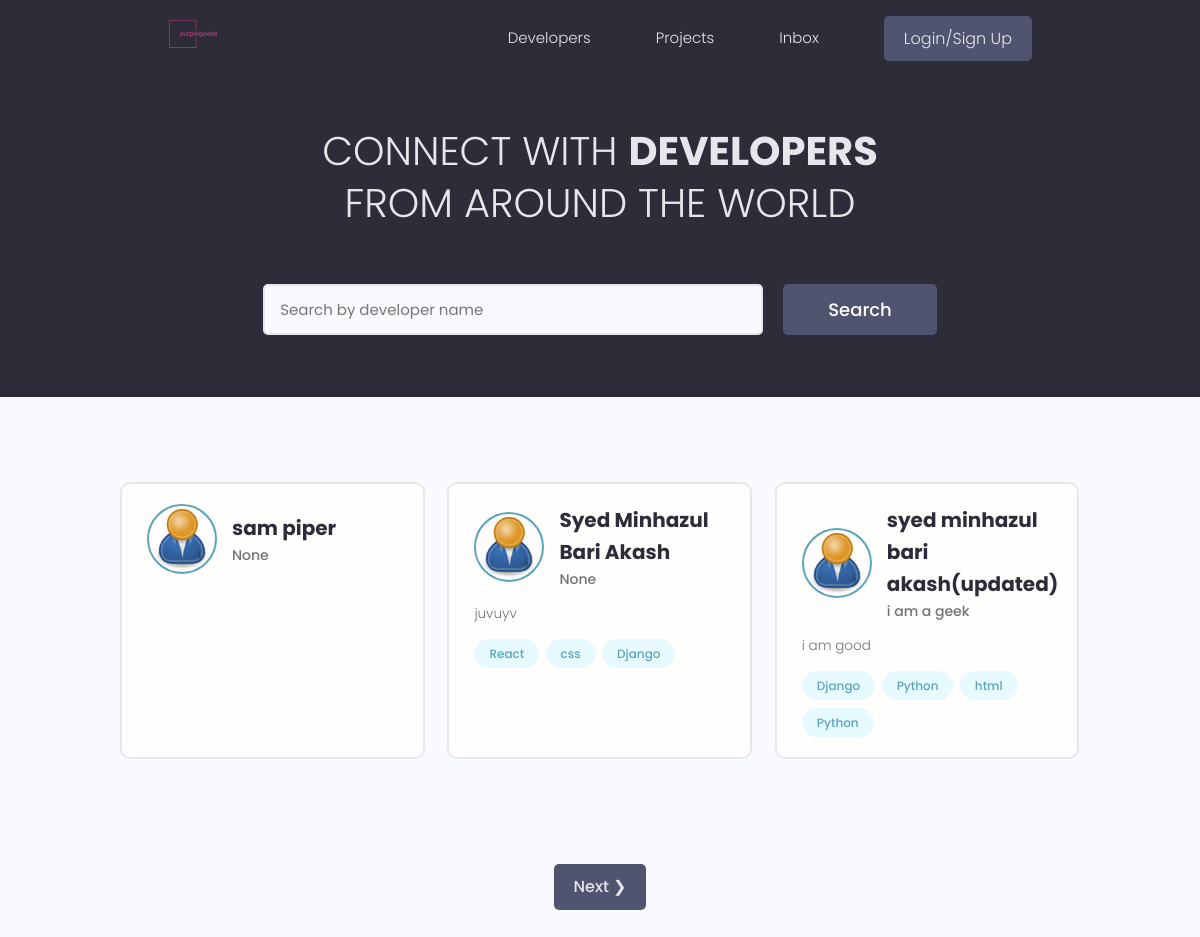
The app's page /, older data.
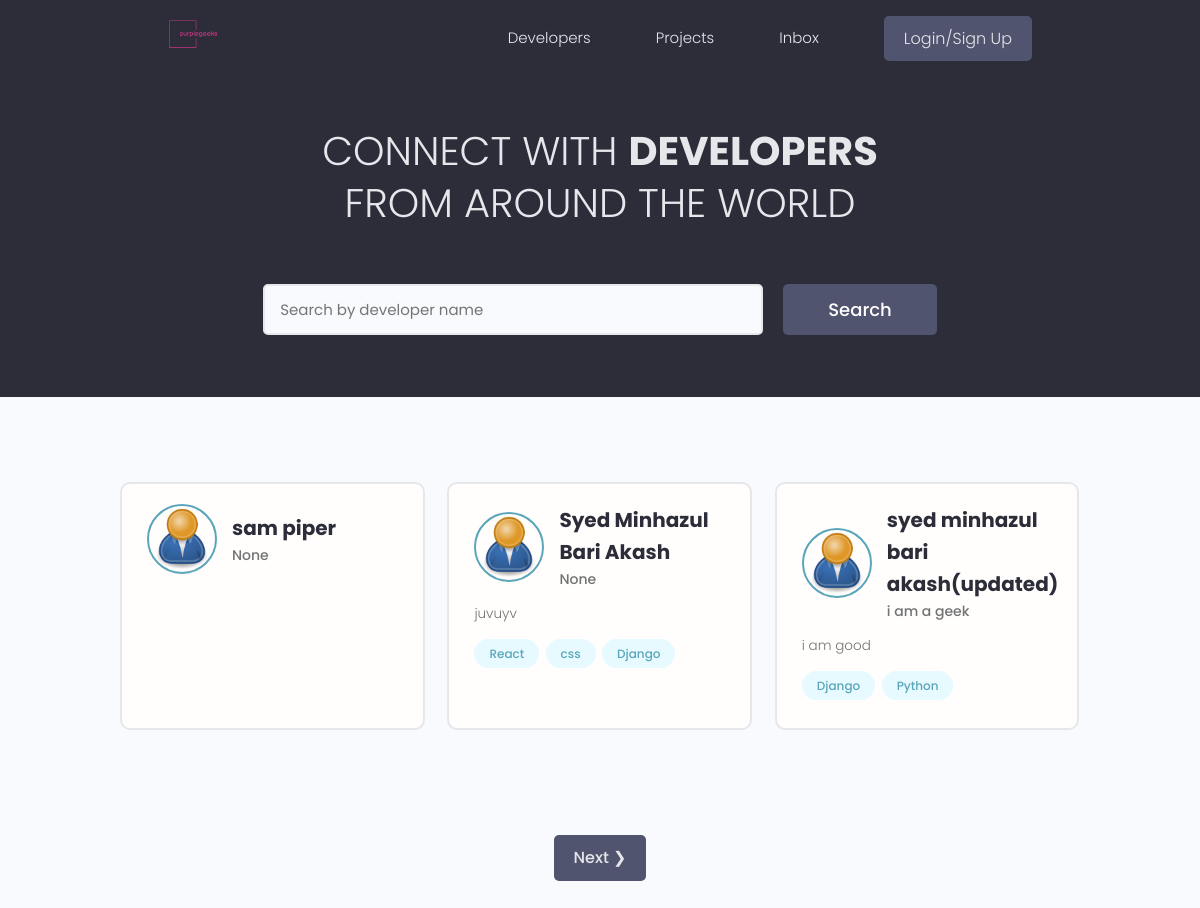
The same page, newer data.
### users/models.py (models this page shows, shortened)
class Profile(models.Model):
    user = models.OneToOneField(User, on_delete=models.CASCADE, null=True, blank=True)
    name = models.CharField(max_length=200, blank=True, null=True)
    email = models.EmailField(max_length=500, blank=True, null=True)
    username = models.CharField(max_length=200, blank=True, null=True)
    location = models.CharField(max_length=200, blank=True, null=True)
    short_intro = models.CharField(max_length=200, blank=True, null=True)
    bio = models.TextField(blank=True, null=True)
    profile_image = models.ImageField(null=True, blank=True, upload_to='profiles/', default="profiles/user-default.png")
    social_github = models.CharField(max_length=200, blank=True, null=True)
    social_twitter = models.CharField(max_length=200, blank=True, null=True)
    social_linkedin = models.CharField(max_length=200, blank=True, null=True)
    social_youtube = models.CharField(max_length=200, blank=True, null=True)
    social_website = models.CharField(max_length=200, blank=True, null=True)
    created = models.DateTimeField(auto_now_add=True)
    id = models.UUIDField(default=uuid.uuid4, unique=True, primary_key=True, editable=False)

class Skill(models.Model):
    owner = models.ForeignKey(Profile, on_delete=models.CASCADE, null = True, blank=True)
    name = models.CharField(max_length=200, blank=True, null = True)
    description = models.TextField(null=True, blank=True)
    created = models.DateTimeField(auto_now_add=True)
    id = models.UUIDField(default=uuid.uuid4, unique=True, primary_key=True, editable=False)
    def __str__(self):
        return str(self.name)

### users/views.py (the view)
# urls.py: path('',views.profiles, name = "profiles"),
def profiles(request):
    profiles, search_query = searchProfiles(request)
    custom_range, profiles = paginateProfiles(request, profiles, 3)
    context = {'profiles': profiles, 'search_query': search_query}
    return render(request, 'users/profiles.html', context)

### users/utils.py (called while the page is built)
def paginateProfiles(request, profiles, results):
    page = request.GET.get('page')
    paginator = Paginator(profiles, results)
    try:
        profiles = paginator.page(page)
    except PageNotAnInteger:
        page = 1
        profiles = paginator.page(page)
    except EmptyPage:
        page = paginator.num_pages
        profiles = paginator.page(page)
    leftIndex = (int(page) - 4)
    if leftIndex < 1:
        leftIndex = 1
    rightIndex = (int(page) + 5)
    if rightIndex > paginator.num_pages:
        rightIndex = paginator.num_pages + 1
    custom_range = range(leftIndex, rightIndex)
    return custom_range, profiles

def searchProfiles(request):
    search_query = ''
    if request.GET.get('search_query'):
        search_query = request.GET.get('search_query')
    skills = Skill.objects.filter(name__icontains=search_query)
    profiles = Profile.objects.distinct().filter(
        Q(name__icontains=search_query) |
        Q(short_intro__icontains=search_query) |
        Q(skill__in = skills)
        )
    return profiles, search_query

### users/templates/users/profiles.html (shortened to what this page needs)
{% extends 'main.html'%}
{% block content %}
<main class="home">
    <section class="hero-section text-center">
      <div class="container container--narrow">
        <div class="hero-section__box">
          <h2>CONNECT WITH <span>DEVELOPERS</span></h2>
          <h2>FROM AROUND THE WORLD</h2>
        </div>
        <div class="hero-section__search">
          <form class="form" action="{% url 'profiles' %}" method="get">
            <div class="form__field">
              <input class="input input--text" id="formInput#search" type="text" name="search_query"
                value="{{search_query}}"  placeholder="Search by developer name" />
            </div>
            <input class="btn btn--sub btn--lg" type="submit" value="Search" />
          </form>
        </div>
      </div>
    </section>
    <section class="devlist">
      <div class="container">
        <div class="grid grid--three">
          {% for profile in profiles %}
            <div class="column card">
            <div class="dev">
              <a href="{% url 'user-profile' profile.id %}" class="card__body">
                <div class="dev__profile">
                  <img class="avatar avatar--md" src="{{ profile.profile_image.url }}" alt="image" />
                  <div class="dev__meta">
                    <h3>{{profile.name}}</h3>
                    <h5>{{profile.short_intro|slice:"60"}}</h5>
                  </div>
                </div>
                <p class="dev__info">{{profile.bio|slice:"150"}}</p>
                <div class="dev__skills">
                    {% for skill in profile.skill_set.all|slice:"5" %}
                  <span class="tag tag--pill tag--main">
                    <small>{{skill}}</small>
                  </span>
                   {% endfor %}
                </div>
              </a>
            </div>
          </div>
          {% endfor %}
        </div>
      </div>
    </section>
    {% include 'pagination.html' with queryset=profiles custom_range=custom_range %}
  </main>
{% endblock content %}

Row changes from the older to the newer data that the page shows:
removed Skill: name "html", shown under Profile "syed minhazul bari akash(updated)"
removed Skill: name "Python", shown under Profile "syed minhazul bari akash(updated)"
